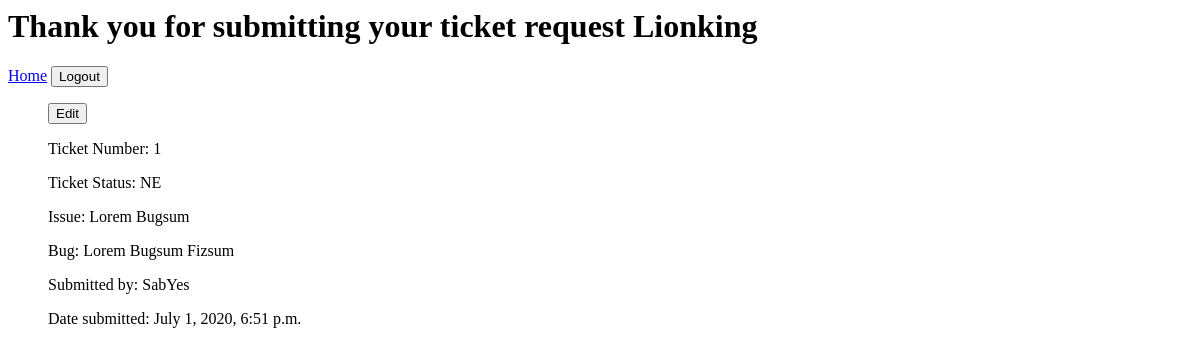
Page /ticket_submit/1/ (signed in) on the earlier database version.
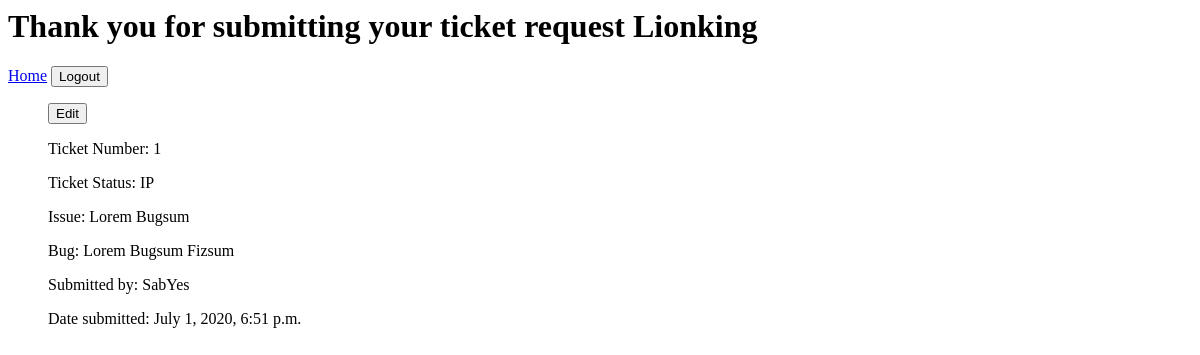
Same page on the later database version.
### ticket/models.py (models this page shows, shortened)
class Ticket(models.Model):
    title = models.CharField(max_length=60, null=True, blank=True)
    created_at = models.DateTimeField(default=timezone.now)
    bug = models.TextField()
    username = models.ForeignKey(BugUser, on_delete=models.CASCADE,
        related_name="user_name")
    NEW = "NE"
    IN_PROGRESS = "IP"
    DONE = "DO"
    INVALID = "IN"
    TICKET_STATUS_CHOICES = [
        (NEW, "new"),
        (IN_PROGRESS, "in progress"),
        (DONE, "done"),
        (INVALID, "invalid")
    ]
    ticket_status = models.CharField(
        max_length=2,
        choices=TICKET_STATUS_CHOICES,
        default=NEW
    )
    assigned_user = models.ForeignKey(BugUser, on_delete=models.CASCADE,
        related_name="assigned", null=True, blank=True)
    completed_by = models.ForeignKey(BugUser, on_delete=models.CASCADE,
        related_name="completed", null=True, blank=True)

### custom_user/models.py (models this page shows)
class BugUser(AbstractUser):
    display_name = models.CharField(max_length=30)
    created_by = models.DateTimeField(default=timezone.now)
    def __str__(self):
        return self.display_name

### ticket_file/views.py (the view)
# urls.py: path('ticket_submit/<int:id>/', views.submissionview, name="submitpage"),
@login_required
def submissionview(request, id):
    buguser = BugUser.objects.filter(id=request.user.id)
    data = Ticket.objects.get(id=id)
    return render(request, "submitview.html", {"buguser": buguser, "data": data})

### templates/submitview.html
<h1>Thank you for submitting your ticket request {{request.user}}</h1>
<a href="/">Home</a>
<a href="/logout/"><button>Logout</button></a>
<ul>
    <p><a href="/ticket_create/edit/{{data.id}}/"><button>Edit</button></a></p>
    <p>Ticket Number: {{data.id}}</p>
    <p>Ticket Status: {{data.ticket_status}}</p>
    <p>Issue: {{data.title}}</p>
    <p>Bug: {{data.bug}}</p>
    <p>Submitted by: {{data.username}}</p>
    <p>Date submitted: {{data.created_at}}</p>
</ul>

Differences in the rows shown:
changed Ticket "Lorem Bugsum": ticket_status "NE" → "IP"
